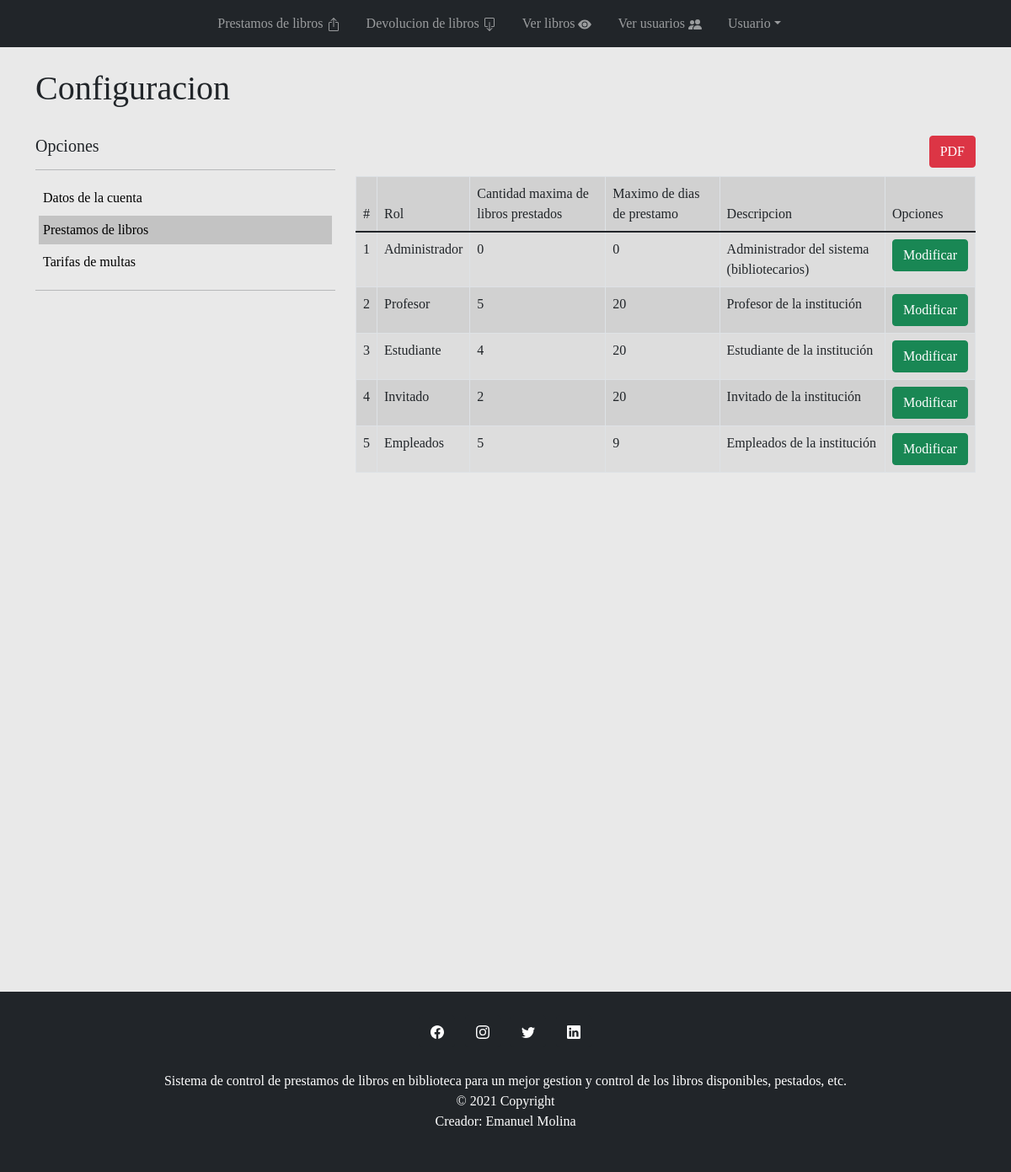
Screenshot of /page.php?pag=configuracion.php&opc=conf.libro.php (signed in) with the database file from the repository.
### tables this page shows
CREATE TABLE `roles` (
  `id` int(11) NOT NULL,
  `rol` varchar(30) NOT NULL,
  `descripcion` varchar(300) NOT NULL,
  `cantidad_libros` int(11) NOT NULL,
  `dias_maximos_prestamo` int(11) NOT NULL
);

### page.php (called while the page is built, shortened)
 <?php
    include_once "header.php";
    include_once "nav_menu.php";
    if(isset($_GET["pag"])){
        $pagina = $_GET["pag"];
    }else{
        $pagina = "pre_lib.php";
    }
    include_once $pagina;
    include_once "footer.php";
?>

### class/Roles.php (called while the page is built, shortened)
<?php
    class Roles{
        public function mostrarRoles(){
            $connection = Database::connect();
            $query =("SELECT * FROM roles");
            $roles = $connection->query($query);
            return $roles;
        }
    }
?>

### conf.libro.php (the view, shortened to what this page needs)
<a href="" class="btn btn-danger btn-pdf">PDF</a><br><br>
<div class="table-responsive">
<table class="table table-active table-striped table-bordered">
    <thead>
        <tr>
            <td>#</td>
            <td>Rol</td>
            <td>Cantidad maxima de libros prestados</td>
            <td>Maximo de dias de prestamo</td>
            <td>Descripcion</td>
            <td>Opciones</td>
        </tr>
    </thead>
    <tbody>
        <?php
            include_once "class/Roles.php";
            $roles = new Roles();
            $datos = $roles->mostrarRoles();
            $contador=0;
            foreach ($datos as $rol) {
                $contador++;
                echo "<tr>";
                    echo "<td>".$contador."</td>";
                    echo "<td>".$rol["rol"]."</td>";
                    echo "<td>".$rol["cantidad_libros"]."</td>";
                    echo "<td>".$rol["dias_maximos_prestamo"]."</td>";
                    echo "<td>".$rol["descripcion"]."</td>";
                    echo "<td>
                            <a href='page.php?pag=configuracion.php&opc=modificar_roles.php&id=".$rol["id"]."' class='btn btn-success'>Modificar</a>
                          </td>";
                echo "</tr>";
            }
        ?>
    </tbody>
</table>
</div>

### css/estilos.css (style rules this page uses)
body { background-color: #E9E9E9; font-family: 'Mukta'; }
.btn-pdf { float: right; }

### rows the page displays
roles: rol "Administrador", cantidad_libros "0", dias_maximos_prestamo "0", descripcion "Administrador del sistema (bibliotecarios)"
roles: rol "Profesor", cantidad_libros "5", dias_maximos_prestamo "20", descripcion "Profesor de la institución"
roles: rol "Estudiante", cantidad_libros "4", dias_maximos_prestamo "20", descripcion "Estudiante de la institución"
roles: rol "Invitado", cantidad_libros "2", dias_maximos_prestamo "20", descripcion "Invitado de la institución"
roles: rol "Empleados", cantidad_libros "5", dias_maximos_prestamo "9", descripcion "Empleados de la institución"
